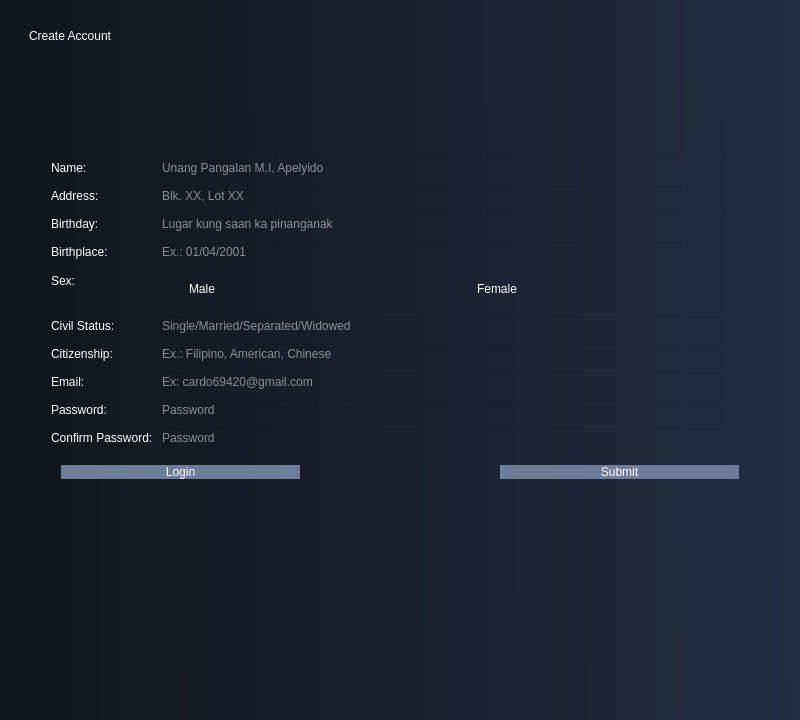
<?xml version="1.0" encoding="UTF-8"?>
<ui version="4.0">
 <class>MainWindow</class>
 <widget class="QMainWindow" name="MainWindow">
  <property name="geometry">
   <rect>
    <x>0</x>
    <y>0</y>
    <width>800</width>
    <height>720</height>
   </rect>
  </property>
  <property name="windowTitle">
   <string>Create Account</string>
  </property>
  <property name="styleSheet">
   <string notr="true">background-color: qlineargradient(spread:pad, x1:0, y1:0.517045, x2:1, y2:0.511364, stop:0 rgba(17, 21, 28, 255), stop:1 rgba(33, 45, 64, 255));</string>
  </property>
  <widget class="QWidget" name="centralwidget">
   <layout class="QVBoxLayout" name="verticalLayout">
    <item>
     <widget class="QFrame" name="frame_13">
      <property name="sizePolicy">
       <sizepolicy hsizetype="Preferred" vsizetype="Expanding">
        <horstretch>0</horstretch>
        <verstretch>0</verstretch>
       </sizepolicy>
      </property>
      <property name="styleSheet">
       <string notr="true">background-color: transparent;</string>
      </property>
      <property name="frameShape">
       <enum>QFrame::StyledPanel</enum>
      </property>
      <property name="frameShadow">
       <enum>QFrame::Raised</enum>
      </property>
      <layout class="QVBoxLayout" name="verticalLayout_9">
       <item>
        <widget class="QFrame" name="frame_14">
         <property name="minimumSize">
          <size>
           <width>0</width>
           <height>100</height>
          </size>
         </property>
         <property name="maximumSize">
          <size>
           <width>16777215</width>
           <height>100</height>
          </size>
         </property>
         <property name="frameShape">
          <enum>QFrame::StyledPanel</enum>
         </property>
         <property name="frameShadow">
          <enum>QFrame::Raised</enum>
         </property>
         <layout class="QVBoxLayout" name="verticalLayout_10">
          <item alignment="Qt::AlignTop">
           <widget class="QLabel" name="label_5">
            <property name="minimumSize">
             <size>
              <width>0</width>
              <height>0</height>
             </size>
            </property>
            <property name="styleSheet">
             <string notr="true">color: rgb(255, 255, 255);
font: 30pt &quot;Times New Roman&quot;;</string>
            </property>
            <property name="text">
             <string>Create Account</string>
            </property>
           </widget>
          </item>
         </layout>
        </widget>
       </item>
       <item>
        <widget class="QFrame" name="frame_15">
         <property name="frameShape">
          <enum>QFrame::StyledPanel</enum>
         </property>
         <property name="frameShadow">
          <enum>QFrame::Raised</enum>
         </property>
         <layout class="QVBoxLayout" name="verticalLayout_11">
          <item>
           <widget class="QFrame" name="frame_16">
            <property name="frameShape">
             <enum>QFrame::StyledPanel</enum>
            </property>
            <property name="frameShadow">
             <enum>QFrame::Raised</enum>
            </property>
            <layout class="QVBoxLayout" name="verticalLayout_18">
             <property name="spacing">
              <number>0</number>
             </property>
             <property name="leftMargin">
              <number>0</number>
             </property>
             <property name="topMargin">
              <number>0</number>
             </property>
             <property name="rightMargin">
              <number>0</number>
             </property>
             <property name="bottomMargin">
              <number>0</number>
             </property>
             <item>
              <widget class="QFrame" name="frame_17">
               <property name="frameShape">
                <enum>QFrame::StyledPanel</enum>
               </property>
               <property name="frameShadow">
                <enum>QFrame::Raised</enum>
               </property>
               <layout class="QVBoxLayout" name="verticalLayout_17">
                <property name="spacing">
                 <number>0</number>
                </property>
                <property name="leftMargin">
                 <number>0</number>
                </property>
                <property name="topMargin">
                 <number>0</number>
                </property>
                <property name="rightMargin">
                 <number>0</number>
                </property>
                <property name="bottomMargin">
                 <number>0</number>
                </property>
                <item>
                 <widget class="QFrame" name="frame_18">
                  <property name="frameShape">
                   <enum>QFrame::StyledPanel</enum>
                  </property>
                  <property name="frameShadow">
                   <enum>QFrame::Raised</enum>
                  </property>
                  <layout class="QVBoxLayout" name="verticalLayout_2">
                   <item>
                    <widget class="QFrame" name="frame_21">
                     <property name="frameShape">
                      <enum>QFrame::StyledPanel</enum>
                     </property>
                     <property name="frameShadow">
                      <enum>QFrame::Raised</enum>
                     </property>
                     <layout class="QFormLayout" name="formLayout">
                      <item row="0" column="0">
                       <widget class="QLabel" name="label_9">
                        <property name="styleSheet">
                         <string notr="true">color: rgb(255, 255, 255);
	font: 16pt &quot;Helvetica Neue&quot;;
background-color:transparent;</string>
                        </property>
                        <property name="text">
                         <string>Name:</string>
                        </property>
                       </widget>
                      </item>
                      <item row="0" column="1">
                       <widget class="QLineEdit" name="create_name">
                        <property name="styleSheet">
                         <string notr="true">color: rgb(255, 255, 255);
	font: 16pt &quot;Helvetica Neue&quot;;</string>
                        </property>
                        <property name="placeholderText">
                         <string>Unang Pangalan M.I, Apelyido</string>
                        </property>
                       </widget>
                      </item>
                      <item row="1" column="0">
                       <widget class="QLabel" name="label_10">
                        <property name="styleSheet">
                         <string notr="true">color: rgb(255, 255, 255);
	font: 16pt &quot;Helvetica Neue&quot;;
background-color:transparent;</string>
                        </property>
                        <property name="text">
                         <string>Address:</string>
                        </property>
                       </widget>
                      </item>
                      <item row="1" column="1">
                       <widget class="QLineEdit" name="create_address">
                        <property name="styleSheet">
                         <string notr="true">color: rgb(255, 255, 255);
	font: 16pt &quot;Helvetica Neue&quot;;</string>
                        </property>
                        <property name="placeholderText">
                         <string>Blk. XX, Lot XX</string>
                        </property>
                       </widget>
                      </item>
                      <item row="2" column="0">
                       <widget class="QLabel" name="label_11">
                        <property name="styleSheet">
                         <string notr="true">color: rgb(255, 255, 255);
	font: 16pt &quot;Helvetica Neue&quot;;
background-color:transparent;</string>
                        </property>
                        <property name="text">
                         <string>Birthday:</string>
                        </property>
                       </widget>
                      </item>
                      <item row="2" column="1">
                       <widget class="QLineEdit" name="create_birthplace">
                        <property name="styleSheet">
                         <string notr="true">color: rgb(255, 255, 255);
	font: 16pt &quot;Helvetica Neue&quot;;</string>
                        </property>
                        <property name="placeholderText">
                         <string>Lugar kung saan ka pinanganak</string>
                        </property>
                       </widget>
                      </item>
                      <item row="3" column="0">
                       <widget class="QLabel" name="label_12">
                        <property name="styleSheet">
                         <string notr="true">color: rgb(255, 255, 255);
	font: 16pt &quot;Helvetica Neue&quot;;
background-color:transparent;</string>
                        </property>
                        <property name="text">
                         <string>Birthplace:</string>
                        </property>
                       </widget>
                      </item>
                      <item row="3" column="1">
                       <widget class="QLineEdit" name="create_birthday">
                        <property name="styleSheet">
                         <string notr="true">color: rgb(255, 255, 255);
	font: 16pt &quot;Helvetica Neue&quot;;</string>
                        </property>
                        <property name="placeholderText">
                         <string>Ex.: 01/04/2001</string>
                        </property>
                       </widget>
                      </item>
                      <item row="4" column="0">
                       <widget class="QLabel" name="label_13">
                        <property name="styleSheet">
                         <string notr="true">color: rgb(255, 255, 255);
	font: 16pt &quot;Helvetica Neue&quot;;
background-color:transparent;</string>
                        </property>
                        <property name="text">
                         <string>Sex:</string>
                        </property>
                       </widget>
                      </item>
                      <item row="4" column="1">
                       <widget class="QFrame" name="frame_20">
                        <property name="styleSheet">
                         <string notr="true">background-color: transparent;</string>
                        </property>
                        <property name="frameShape">
                         <enum>QFrame::StyledPanel</enum>
                        </property>
                        <property name="frameShadow">
                         <enum>QFrame::Raised</enum>
                        </property>
                        <layout class="QHBoxLayout" name="horizontalLayout_7">
                         <item>
                          <widget class="QRadioButton" name="rbtn_male">
                           <property name="styleSheet">
                            <string notr="true">color: rgb(255, 255, 255);
	font: 16pt &quot;Helvetica Neue&quot;;</string>
                           </property>
                           <property name="text">
                            <string>Male</string>
                           </property>
                          </widget>
                         </item>
                         <item>
                          <widget class="QRadioButton" name="rbtn_female">
                           <property name="styleSheet">
                            <string notr="true">color: rgb(255, 255, 255);
	font: 16pt &quot;Helvetica Neue&quot;;</string>
                           </property>
                           <property name="text">
                            <string>Female</string>
                           </property>
                          </widget>
                         </item>
                        </layout>
                       </widget>
                      </item>
                      <item row="5" column="0">
                       <widget class="QLabel" name="label_14">
                        <property name="styleSheet">
                         <string notr="true">color: rgb(255, 255, 255);
	font: 16pt &quot;Helvetica Neue&quot;;
background-color:transparent;</string>
                        </property>
                        <property name="text">
                         <string>Civil Status:</string>
                        </property>
                       </widget>
                      </item>
                      <item row="5" column="1">
                       <widget class="QLineEdit" name="create_cs">
                        <property name="styleSheet">
                         <string notr="true">color: rgb(255, 255, 255);
	font: 16pt &quot;Helvetica Neue&quot;;</string>
                        </property>
                        <property name="placeholderText">
                         <string>Single/Married/Separated/Widowed</string>
                        </property>
                       </widget>
                      </item>
                      <item row="6" column="0">
                       <widget class="QLabel" name="label_15">
                        <property name="styleSheet">
                         <string notr="true">color: rgb(255, 255, 255);
	font: 16pt &quot;Helvetica Neue&quot;;
background-color:transparent;</string>
                        </property>
                        <property name="text">
                         <string>Citizenship:</string>
                        </property>
                       </widget>
                      </item>
                      <item row="6" column="1">
                       <widget class="QLineEdit" name="create_ctzn">
                        <property name="styleSheet">
                         <string notr="true">color: rgb(255, 255, 255);
	font: 16pt &quot;Helvetica Neue&quot;;</string>
                        </property>
                        <property name="placeholderText">
                         <string>Ex.: Filipino, American, Chinese</string>
                        </property>
                       </widget>
                      </item>
                      <item row="7" column="0">
                       <widget class="QLabel" name="label_16">
                        <property name="styleSheet">
                         <string notr="true">color: rgb(255, 255, 255);
	font: 16pt &quot;Helvetica Neue&quot;;
background-color:transparent;</string>
                        </property>
                        <property name="text">
                         <string>Email:</string>
                        </property>
                       </widget>
                      </item>
                      <item row="7" column="1">
                       <widget class="QLineEdit" name="create_email">
                        <property name="styleSheet">
                         <string notr="true">color: rgb(255, 255, 255);
	font: 16pt &quot;Helvetica Neue&quot;;</string>
                        </property>
                        <property name="placeholderText">
                         <string>Ex: cardo69420@gmail.com</string>
                        </property>
                       </widget>
                      </item>
                      <item row="8" column="0">
                       <widget class="QLabel" name="label_17">
                        <property name="styleSheet">
                         <string notr="true">color: rgb(255, 255, 255);
	font: 16pt &quot;Helvetica Neue&quot;;
background-color:transparent;</string>
                        </property>
                        <property name="text">
                         <string>Password:</string>
                        </property>
                       </widget>
                      </item>
                      <item row="8" column="1">
                       <widget class="QLineEdit" name="create_password">
                        <property name="styleSheet">
                         <string notr="true">color: rgb(255, 255, 255);
	font: 16pt &quot;Helvetica Neue&quot;;</string>
                        </property>
                        <property name="placeholderText">
                         <string>Password</string>
                        </property>
                       </widget>
                      </item>
                      <item row="9" column="0">
                       <widget class="QLabel" name="label_18">
                        <property name="styleSheet">
                         <string notr="true">color: rgb(255, 255, 255);
	font: 16pt &quot;Helvetica Neue&quot;;
background-color:transparent;</string>
                        </property>
                        <property name="text">
                         <string>Confirm Password:</string>
                        </property>
                       </widget>
                      </item>
                      <item row="9" column="1">
                       <widget class="QLineEdit" name="confirm_password">
                        <property name="styleSheet">
                         <string notr="true">color: rgb(255, 255, 255);
	font: 16pt &quot;Helvetica Neue&quot;;</string>
                        </property>
                        <property name="placeholderText">
                         <string>Password</string>
                        </property>
                       </widget>
                      </item>
                      <item row="10" column="0" colspan="2">
                       <widget class="QFrame" name="frame_19">
                        <property name="styleSheet">
                         <string notr="true">background-color: transparent;</string>
                        </property>
                        <property name="frameShape">
                         <enum>QFrame::StyledPanel</enum>
                        </property>
                        <property name="frameShadow">
                         <enum>QFrame::Raised</enum>
                        </property>
                        <layout class="QHBoxLayout" name="horizontalLayout_6">
                         <property name="spacing">
                          <number>200</number>
                         </property>
                         <item>
                          <widget class="QPushButton" name="to_login">
                           <property name="styleSheet">
                            <string notr="true">QPushButton{
background-color: rgb(109, 125, 153);
color: white;
font: 20pt &quot;Segoe UI&quot;;
border-radius: 16px;
}</string>
                           </property>
                           <property name="text">
                            <string>Login</string>
                           </property>
                          </widget>
                         </item>
                         <item>
                          <widget class="QPushButton" name="submit_account">
                           <property name="styleSheet">
                            <string notr="true">QPushButton{
background-color: rgb(109, 125, 153);
color: white;
font: 20pt &quot;Segoe UI&quot;;border-radius: 16px;
}</string>
                           </property>
                           <property name="text">
                            <string>Submit</string>
                           </property>
                          </widget>
                         </item>
                        </layout>
                       </widget>
                      </item>
                     </layout>
                    </widget>
                   </item>
                  </layout>
                 </widget>
                </item>
               </layout>
              </widget>
             </item>
            </layout>
           </widget>
          </item>
         </layout>
        </widget>
       </item>
      </layout>
     </widget>
    </item>
   </layout>
  </widget>
 </widget>
 <resources/>
 <connections/>
</ui>
